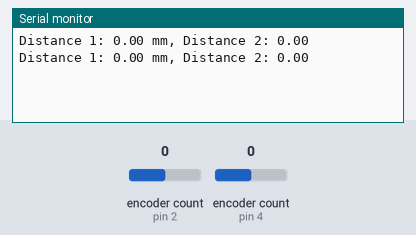
This sketch was run on a simulated Arduino Uno, built with avr-gcc and run on an emulated ATmega328P. On the bench: the last lines printed to the serial monitor. The test bench sets the inputs (shaded band); at power-on: encoder count (sensors on pin 2, pin 4) 0.

Above: at 1.2 s.
1.3 s: encoder count (sensor on pin 2) set to 1
At 2.6 s:
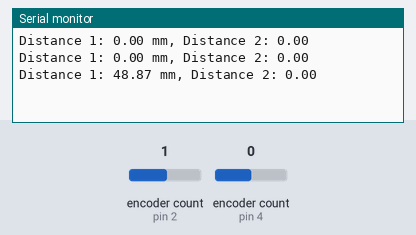
2.8 s: encoder count (sensor on pin 4) set to 1
At 3.7 s:
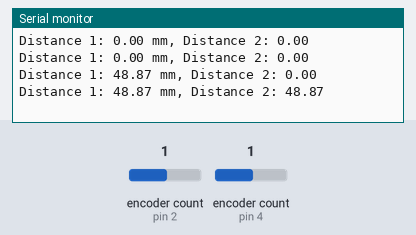
4.3 s: encoder count (sensor on pin 2) set to 2
At 5.4 s:
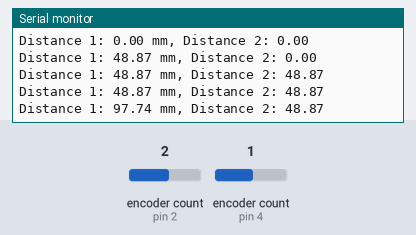
5.8 s: encoder count (sensor on pin 4) set to 2
At 6.8 s:
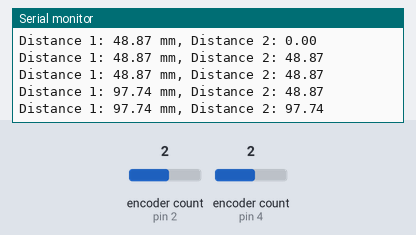
Timing chart, 0 to 8.3 s (numbered marks = the images above; inputs shaded):
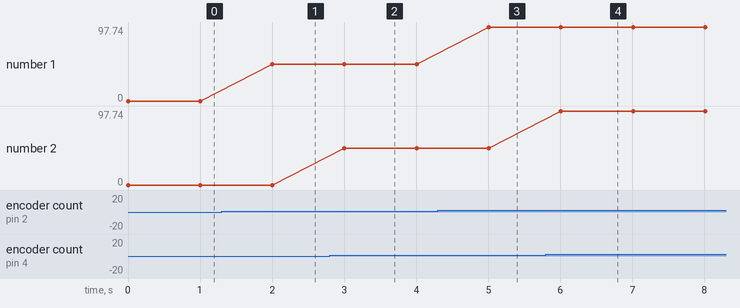

Measured:
- after the input at 1.3 s, the serial monitor: prints a new line after 0.70 s (image 1)
- after the input at 2.8 s, the serial monitor: prints a new line after 0.20 s (image 2)
- after the input at 4.3 s, the serial monitor: prints a new line after 0.71 s (image 3)
- after the input at 5.8 s, the serial monitor: prints a new line after 0.21 s (image 4)
- plotted number 1: 0 → 48.87 after the input at 1.3 s, 48.87 → 97.74 after the input at 4.3 s

The sketch:

2rotaryencodersdistance.ino
```cpp
#include <Arduino.h>
#include <Encoder.h>
//set the pins for the encoders
const int encoder1PinA = 2; //this is the pin for encoder 1
const int encoder1PinB = 3;
const int encoder2PinA = 4;// this is the pin for encoder 2
const int encoder2PinB = 5;

Encoder encoder1(encoder1PinA, encoder1PinB);
Encoder encoder2(encoder2PinA, encoder2PinB);
//set the number of coun ts per reverlution
const float encoderCountsPerRevolution = 360.0;
const float gearRatio = 20.0;
const float wheelDiameter = 70.0; // millimeters

void setup() {
  Serial.begin(9600);
}

void loop() {
  long encoder1Count = encoder1.read();
  long encoder2Count = encoder2.read();

  float distance1 = (encoder1Count / encoderCountsPerRevolution) * (wheelDiameter * PI) * gearRatio;
  float distance2 = (encoder2Count / encoderCountsPerRevolution) * (wheelDiameter * PI) * gearRatio;

  Serial.print("Distance 1: ");
  Serial.print(distance1);
  Serial.print(" mm, Distance 2: ");
  Serial.println(distance2);

  delay(1000);
}
```
